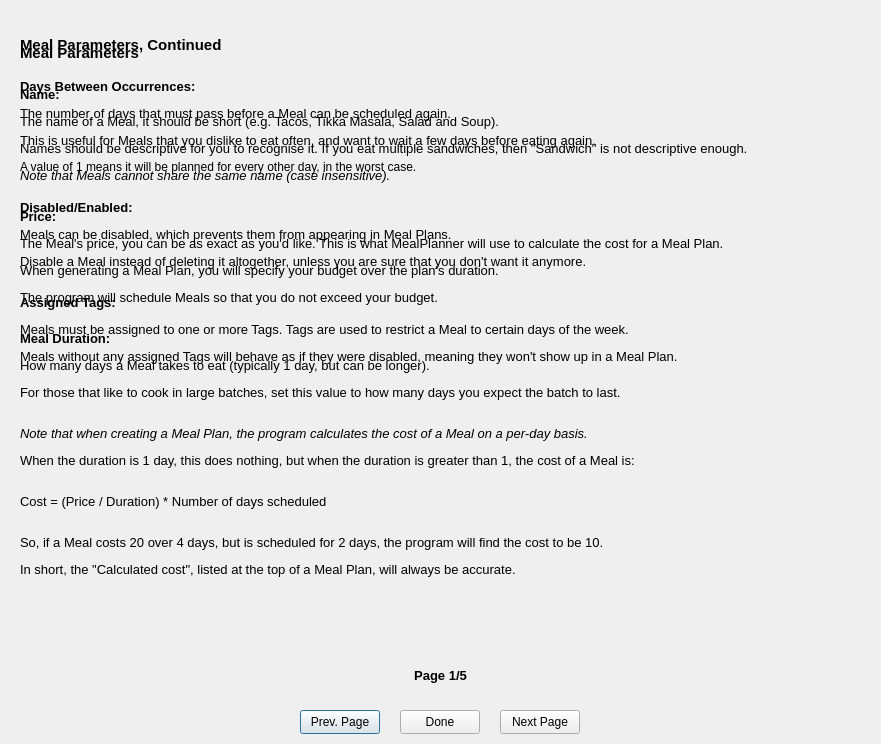
<?xml version="1.0" encoding="UTF-8"?>
<ui version="4.0">
 <class>Manual_MealInfo</class>
 <widget class="QDialog" name="Manual_MealInfo">
  <property name="geometry">
   <rect>
    <x>0</x>
    <y>0</y>
    <width>881</width>
    <height>744</height>
   </rect>
  </property>
  <property name="windowTitle">
   <string>Meal Information</string>
  </property>
  <widget class="QPushButton" name="pushButton_previousPage">
   <property name="geometry">
    <rect>
     <x>300</x>
     <y>710</y>
     <width>80</width>
     <height>24</height>
    </rect>
   </property>
   <property name="text">
    <string>Prev. Page</string>
   </property>
  </widget>
  <widget class="QPushButton" name="pushButton_done">
   <property name="geometry">
    <rect>
     <x>400</x>
     <y>710</y>
     <width>80</width>
     <height>24</height>
    </rect>
   </property>
   <property name="text">
    <string>Done</string>
   </property>
  </widget>
  <widget class="QPushButton" name="pushButton_nextPage">
   <property name="geometry">
    <rect>
     <x>500</x>
     <y>710</y>
     <width>80</width>
     <height>24</height>
    </rect>
   </property>
   <property name="text">
    <string>Next Page</string>
   </property>
  </widget>
  <widget class="QLabel" name="label_pageNumber">
   <property name="geometry">
    <rect>
     <x>405</x>
     <y>660</y>
     <width>71</width>
     <height>31</height>
    </rect>
   </property>
   <property name="text">
    <string>&lt;html&gt;&lt;head/&gt;&lt;body&gt;&lt;p align=&quot;center&quot;&gt;&lt;span style=&quot; font-size:10pt; font-weight:700;&quot;&gt;Page 1/5&lt;/span&gt;&lt;/p&gt;&lt;/body&gt;&lt;/html&gt;</string>
   </property>
  </widget>
  <widget class="QLabel" name="label_page1">
   <property name="geometry">
    <rect>
     <x>20</x>
     <y>20</y>
     <width>741</width>
     <height>581</height>
    </rect>
   </property>
   <property name="text">
    <string>&lt;html&gt;&lt;head/&gt;&lt;body&gt;&lt;p&gt;&lt;span style=&quot; font-size:11pt; font-weight:700;&quot;&gt;Meal Parameters&lt;/span&gt;&lt;br/&gt;&lt;/p&gt;&lt;p&gt;&lt;span style=&quot; font-size:10pt; font-weight:700;&quot;&gt;Name:&lt;/span&gt;&lt;/p&gt;&lt;p&gt;&lt;span style=&quot; font-size:10pt;&quot;&gt;The name of a Meal, it should be short (e.g. Tacos, Tikka Masala, Salad and Soup).&lt;/span&gt;&lt;/p&gt;&lt;p&gt;&lt;span style=&quot; font-size:10pt;&quot;&gt;Names should be descriptive for you to recognise it. If you eat multiple sandwiches, then &amp;quot;Sandwich&amp;quot; is not descriptive enough.&lt;/span&gt;&lt;/p&gt;&lt;p&gt;&lt;span style=&quot; font-size:10pt; font-style:italic;&quot;&gt;Note that Meals cannot share the same name (case insensitive).&lt;/span&gt;&lt;br/&gt;&lt;/p&gt;&lt;p&gt;&lt;span style=&quot; font-size:10pt; font-weight:700;&quot;&gt;Price:&lt;/span&gt;&lt;/p&gt;&lt;p&gt;&lt;span style=&quot; font-size:10pt;&quot;&gt;The Meal's price, you can be as exact as you'd like. This is what MealPlanner will use to calculate the cost for a Meal Plan.&lt;/span&gt;&lt;/p&gt;&lt;p&gt;&lt;span style=&quot; font-size:10pt;&quot;&gt;When generating a Meal Plan, you will specify your budget over the plan's duration.&lt;/span&gt;&lt;/p&gt;&lt;p&gt;&lt;span style=&quot; font-size:10pt;&quot;&gt;The program will schedule Meals so that you do not exceed your budget.&lt;/span&gt;&lt;br/&gt;&lt;/p&gt;&lt;p&gt;&lt;span style=&quot; font-size:10pt; font-weight:700;&quot;&gt;Meal Duration:&lt;/span&gt;&lt;/p&gt;&lt;p&gt;&lt;span style=&quot; font-size:10pt;&quot;&gt;How many days a Meal takes to eat (typically 1 day, but can be longer).&lt;/span&gt;&lt;/p&gt;&lt;p&gt;&lt;span style=&quot; font-size:10pt;&quot;&gt;For those that like to cook in large batches, set this value to how many days you expect the batch to last.&lt;/span&gt;&lt;br/&gt;&lt;/p&gt;&lt;p&gt;&lt;span style=&quot; font-size:10pt; font-style:italic;&quot;&gt;Note that when creating a Meal Plan, the program calculates the cost of a Meal on a per-day basis.&lt;/span&gt;&lt;/p&gt;&lt;p&gt;&lt;span style=&quot; font-size:10pt;&quot;&gt;When the duration is 1 day, this does nothing, but when the duration is greater than 1, the cost of a Meal is:&lt;/span&gt;&lt;br/&gt;&lt;/p&gt;&lt;p&gt;&lt;span style=&quot; font-size:10pt;&quot;&gt;Cost = (Price / Duration) * Number of days scheduled&lt;/span&gt;&lt;br/&gt;&lt;/p&gt;&lt;p&gt;&lt;span style=&quot; font-size:10pt;&quot;&gt;So, if a Meal costs 20 over 4 days, but is scheduled for 2 days, the program will find the cost to be 10.&lt;/span&gt;&lt;/p&gt;&lt;p&gt;&lt;span style=&quot; font-size:10pt;&quot;&gt;In short, the &amp;quot;Calculated cost&amp;quot;, listed at the top of a Meal Plan, will always be accurate.&lt;/span&gt;&lt;/p&gt;&lt;/body&gt;&lt;/html&gt;</string>
   </property>
   <property name="wordWrap">
    <bool>true</bool>
   </property>
  </widget>
  <widget class="QLabel" name="label_page2">
   <property name="geometry">
    <rect>
     <x>20</x>
     <y>20</y>
     <width>671</width>
     <height>361</height>
    </rect>
   </property>
   <property name="text">
    <string>&lt;html&gt;&lt;head/&gt;&lt;body&gt;&lt;p&gt;&lt;span style=&quot; font-size:11pt; font-weight:700;&quot;&gt;Meal Parameters, Continued&lt;/span&gt;&lt;br/&gt;&lt;/p&gt;&lt;p&gt;&lt;span style=&quot; font-size:10pt; font-weight:700;&quot;&gt;Days Between Occurrences:&lt;/span&gt;&lt;/p&gt;&lt;p&gt;&lt;span style=&quot; font-size:10pt;&quot;&gt;The number of days that must pass before a Meal can be scheduled again.&lt;/span&gt;&lt;/p&gt;&lt;p&gt;&lt;span style=&quot; font-size:10pt;&quot;&gt;This is useful for Meals that you dislike to eat often, and want to wait a few days before eating again.&lt;/span&gt;&lt;/p&gt;&lt;p&gt;A value of 1 means it will be planned for every other day, in the worst case.&lt;br/&gt;&lt;/p&gt;&lt;p&gt;&lt;span style=&quot; font-size:10pt; font-weight:700;&quot;&gt;Disabled/Enabled:&lt;/span&gt;&lt;/p&gt;&lt;p&gt;&lt;span style=&quot; font-size:10pt;&quot;&gt;Meals can be disabled, which prevents them from appearing in Meal Plans.&lt;/span&gt;&lt;/p&gt;&lt;p&gt;&lt;span style=&quot; font-size:10pt;&quot;&gt;Disable a Meal instead of deleting it altogether, unless you are sure that you don't want it anymore.&lt;/span&gt;&lt;br/&gt;&lt;/p&gt;&lt;p&gt;&lt;span style=&quot; font-size:10pt; font-weight:700;&quot;&gt;Assigned Tags:&lt;/span&gt;&lt;/p&gt;&lt;p&gt;&lt;span style=&quot; font-size:10pt;&quot;&gt;Meals must be assigned to one or more Tags. Tags are used to restrict a Meal to certain days of the week.&lt;/span&gt;&lt;/p&gt;&lt;p&gt;&lt;span style=&quot; font-size:10pt;&quot;&gt;Meals without any assigned Tags will behave as if they were disabled, meaning they won't show up in a Meal Plan.&lt;/span&gt;&lt;/p&gt;&lt;/body&gt;&lt;/html&gt;</string>
   </property>
   <property name="wordWrap">
    <bool>true</bool>
   </property>
  </widget>
 </widget>
 <resources/>
 <connections/>
</ui>
